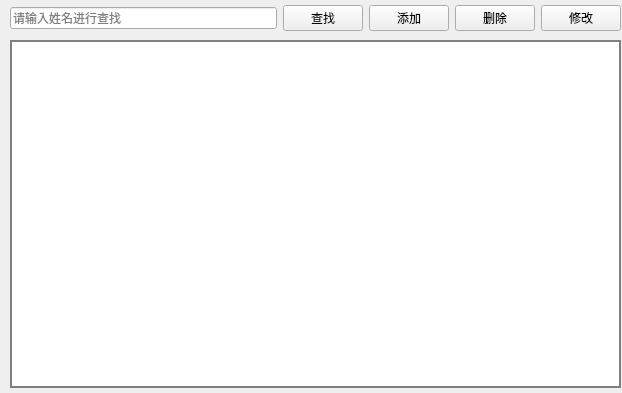
<?xml version="1.0" encoding="UTF-8"?>
<ui version="4.0">
 <class>DepartmentView</class>
 <widget class="QWidget" name="DepartmentView">
  <property name="geometry">
   <rect>
    <x>0</x>
    <y>0</y>
    <width>622</width>
    <height>393</height>
   </rect>
  </property>
  <property name="windowTitle">
   <string>科室管理</string>
  </property>
  <widget class="QWidget" name="layoutWidget">
   <property name="geometry">
    <rect>
     <x>10</x>
     <y>0</y>
     <width>611</width>
     <height>37</height>
    </rect>
   </property>
   <layout class="QHBoxLayout" name="horizontalLayout">
    <item>
     <widget class="QLineEdit" name="lineEdit">
      <property name="placeholderText">
       <string>请输入姓名进行查找</string>
      </property>
     </widget>
    </item>
    <item>
     <widget class="QPushButton" name="btSrearch">
      <property name="text">
       <string>查找</string>
      </property>
      <property name="icon">
       <iconset resource="icons.qrc">
        <normaloff>:/icons/find.png</normaloff>:/icons/find.png</iconset>
      </property>
     </widget>
    </item>
    <item>
     <widget class="QPushButton" name="btAdd">
      <property name="text">
       <string>添加</string>
      </property>
      <property name="icon">
       <iconset resource="icons.qrc">
        <normaloff>:/icons/add.png</normaloff>:/icons/add.png</iconset>
      </property>
     </widget>
    </item>
    <item>
     <widget class="QPushButton" name="btDelete">
      <property name="text">
       <string>删除</string>
      </property>
      <property name="icon">
       <iconset resource="icons.qrc">
        <normaloff>:/icons/delete.png</normaloff>:/icons/delete.png</iconset>
      </property>
     </widget>
    </item>
    <item>
     <widget class="QPushButton" name="btChange">
      <property name="text">
       <string>修改</string>
      </property>
      <property name="icon">
       <iconset resource="icons.qrc">
        <normaloff>:/icons/change.png</normaloff>:/icons/change.png</iconset>
      </property>
     </widget>
    </item>
   </layout>
  </widget>
  <widget class="QTableView" name="tableView">
   <property name="geometry">
    <rect>
     <x>10</x>
     <y>40</y>
     <width>611</width>
     <height>348</height>
    </rect>
   </property>
   <property name="styleSheet">
    <string notr="true">/* 表格设置 */
QTableView{  /** QTableView设置 */

    background-color: white;
    border: 2px solid gray;
     
      selection-background-color:rgb(0, 170, 0);
}

 
QHeaderView::section{         /*表头设置*/
    border: none;
    height:20px;    /*表头高度*/
    color: white;
    font-size: 15px;
    font-weight: 900;
    background-color:rgb(66, 170, 114);
    text-align: center;
}
 
</string>
   </property>
  </widget>
 </widget>
 <resources>
  <include location="icons.qrc"/>
 </resources>
 <connections/>
</ui>
